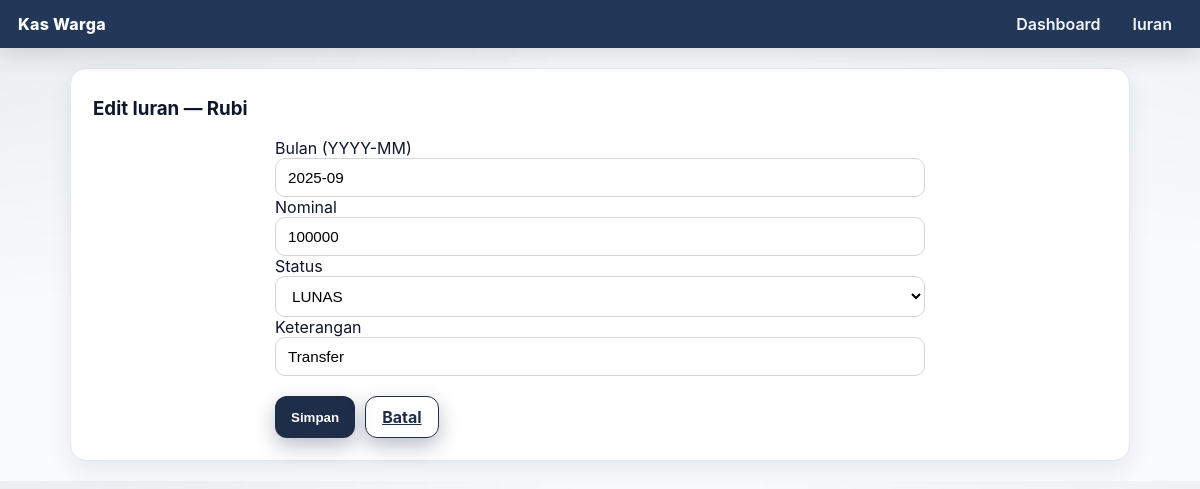
The app's page /iuran/edit.php?id=1 with its own data.
### tables this page shows
CREATE TABLE IF NOT EXISTS warga (
  id INT AUTO_INCREMENT PRIMARY KEY,
  nama VARCHAR(100) NOT NULL,
  alamat VARCHAR(200) NOT NULL,
  no_hp VARCHAR(30) DEFAULT NULL,
  created_at TIMESTAMP DEFAULT CURRENT_TIMESTAMP
);

CREATE TABLE IF NOT EXISTS iuran (
  id INT AUTO_INCREMENT PRIMARY KEY,
  warga_id INT NOT NULL,
  bulan CHAR(7) NOT NULL,
  nominal INT NOT NULL,
  status ENUM('LUNAS','BELUM') NOT NULL DEFAULT 'BELUM',
  keterangan VARCHAR(255) DEFAULT NULL,
  created_at TIMESTAMP DEFAULT CURRENT_TIMESTAMP,
  CONSTRAINT fk_iuran_warga FOREIGN KEY (warga_id) REFERENCES warga(id) ON DELETE CASCADE,
  UNIQUE KEY uniq_warga_bulan (warga_id, bulan)
);

### config/functions.php (called while the page is built, shortened)
<?php
require_once __DIR__ . '/db.php';
function h($s){ return htmlspecialchars($s, ENT_QUOTES, 'UTF-8'); }
function q($sql, $types='', ...$params){
  global $mysqli; $stmt = $mysqli->prepare($sql);
  if($types!==''){ $stmt->bind_param($types, ...$params); }
  $stmt->execute(); return $stmt;
}

### iuran/edit.php (the view, shortened to what this page needs)
<?php require_once __DIR__.'/../config/functions.php';
$id=(int)($_GET['id']??0);
$r=q("SELECT * FROM iuran WHERE id=?",'i',$id)->get_result()->fetch_assoc();
$w=q("SELECT id,nama FROM warga WHERE id=?",'i',$r['warga_id'])->get_result()->fetch_assoc();
?>
<!DOCTYPE html><html lang="id"><head>
<title>Edit Iuran</title><link rel="stylesheet" href="../assets/style.css"></head><body>
<div class="nav"><div class="brand">Kas Warga</div><div class="menu">
<a href="../index.php">Dashboard</a><a href="index.php">Iuran</a></div><div class="burger">☰</div></div>
<div class="container"><div class="card"><h3>Edit Iuran — <?=h($w['nama']??'')?> </h3>
<form method="post" class="mt-2">
<label>Bulan (YYYY-MM)</label><input name="bulan" value="<?=h($r['bulan'])?>" required>
<label>Nominal</label><input type="number" name="nominal" value="<?=h($r['nominal'])?>" min="1" required>
<label>Status</label><select name="status"><option value="BELUM" <?=$r['status']==='BELUM'?'selected':''?>>BELUM</option>
<option value="LUNAS" <?=$r['status']==='LUNAS'?'selected':''?>>LUNAS</option></select>
<label>Keterangan</label><input name="keterangan" value="<?=h($r['keterangan'])?>">
<div class="mt-2" style="display:flex;gap:10px"><button class="btn" type="submit">Simpan</button><a class="btn ghost" href="index.php">Batal</a></div>
</form></div></div></body></html>

### assets/style.css (style rules this page uses)
:root { --ink:#0f172a; --muted:#64748b; --bg:#f8fafc; --white:#ffffff; --nav:#233758; --accent:#1e2e49; --line:#e2e8f0; --ok:#10b981; --warn:#f59e0b; --bad:#ef4444; --input-border:#d1d5db; --input-focus:#2563EB; }
* { box-sizing:border-box }
html,body { margin:0;padding:0 }
body { font-family:Inter,system-ui,-apple-system,Segoe UI,Roboto,Helvetica,Arial,sans-serif; background: radial-gradient(1200px 600px at -10% -10%, rgba(30,46,73,.08), transparent 60%), radial-gradient(1000px 600px at 110% -20%, rgba(35,55,88,.06), transparent 60%), var(--bg); color:var(--ink); }
.nav { position:sticky; top:0; z-index:40; display:flex; align-items:center; justify-content:space-between; padding:14px 18px; background:var(--nav); color:#fff; box-shadow:0 8px 22px rgba(0,0,0,.12); }
.brand { font-weight:800; letter-spacing:.3px }
.nav a { color:#fff; text-decoration:none; font-weight:600; margin:0 10px; opacity:.95; }
.nav .menu { display:flex; gap:12px }
.container { max-width:1100px; margin:0 auto; padding:20px }
.mt-2 { margin-top:14px }
.card { background:var(--white); border:1px solid var(--line); border-radius:16px; padding:22px; box-shadow:0 8px 24px rgba(15,23,42,.08); }
.card h2,.card h3 { margin:6px 0 18px }
.btn { display:inline-flex; align-items:center; gap:8px; border:0; border-radius:12px; padding:10px 16px; font-weight:700; cursor:pointer; background:var(--accent); color:#fff; transition:.15s ease; box-shadow:0 8px 20px rgba(30,46,73,.30); }
.btn.ghost { background:transparent; color:var(--accent); border:1px solid var(--accent) }
.card form { max-width:650px; margin:18px auto 0; }
.card form input, .card form select, .card form textarea { width:100%; padding:10px 12px; border-radius:10px; border:1px solid var(--input-border); background:#fff; font-size:0.95rem; transition:border-color .15s, box-shadow .15s; outline:none; }
.card form .btn { margin-top:6px }

### records on screen
warga: nama "Rubi"
iuran: bulan "2025-09", nominal "100000", status "LUNAS", keterangan "Transfer"
